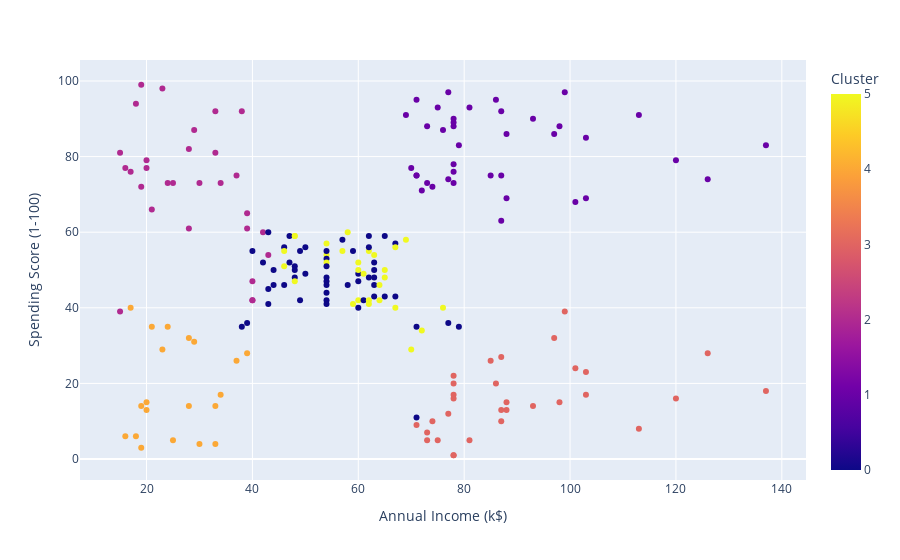

Notebook cell for this chart:
### Code cell
px.scatter(data_frame=data, x='Annual Income (k$)', y='Spending Score (1-100)', color='Cluster')

### Figure 1 — Plotly figure (JSON) as saved in the notebook; plotly's stock layout.template omitted (floating-point values rounded to 4 significant figures; data arrays with more than 128 entries replaced by an {"elided": "..."} marker saying what was removed)
{"data": [{"hovertemplate": "Annual Income (k$)=%{x}<br>Spending Score (1-100)=%{y}<br>Cluster=%{marker.color}<extra></extra>", "legendgroup": "", "marker": {"color": {"elided": "200 int values"}, "coloraxis": "coloraxis", "symbol": "circle"}, "mode": "markers", "name": "", "orientation": "v", "showlegend": false, "type": "scatter", "x": {"elided": "200 int values"}, "xaxis": "x", "y": {"elided": "200 int values"}, "yaxis": "y"}], "layout": {"coloraxis": {"colorbar": {"title": {"text": "Cluster"}}, "colorscale": [[0, "#0d0887"], [0.1111, "#46039f"], [0.2222, "#7201a8"], [0.3333, "#9c179e"], [0.4444, "#bd3786"], [0.5556, "#d8576b"], [0.6667, "#ed7953"], [0.7778, "#fb9f3a"], [0.8889, "#fdca26"], [1, "#f0f921"]]}, "legend": {"tracegroupgap": 0}, "margin": {"t": 60}, "xaxis": {"anchor": "y", "domain": [0, 1], "title": {"text": "Annual Income (k$)"}}, "yaxis": {"anchor": "x", "domain": [0, 1], "title": {"text": "Spending Score (1-100)"}}}}
